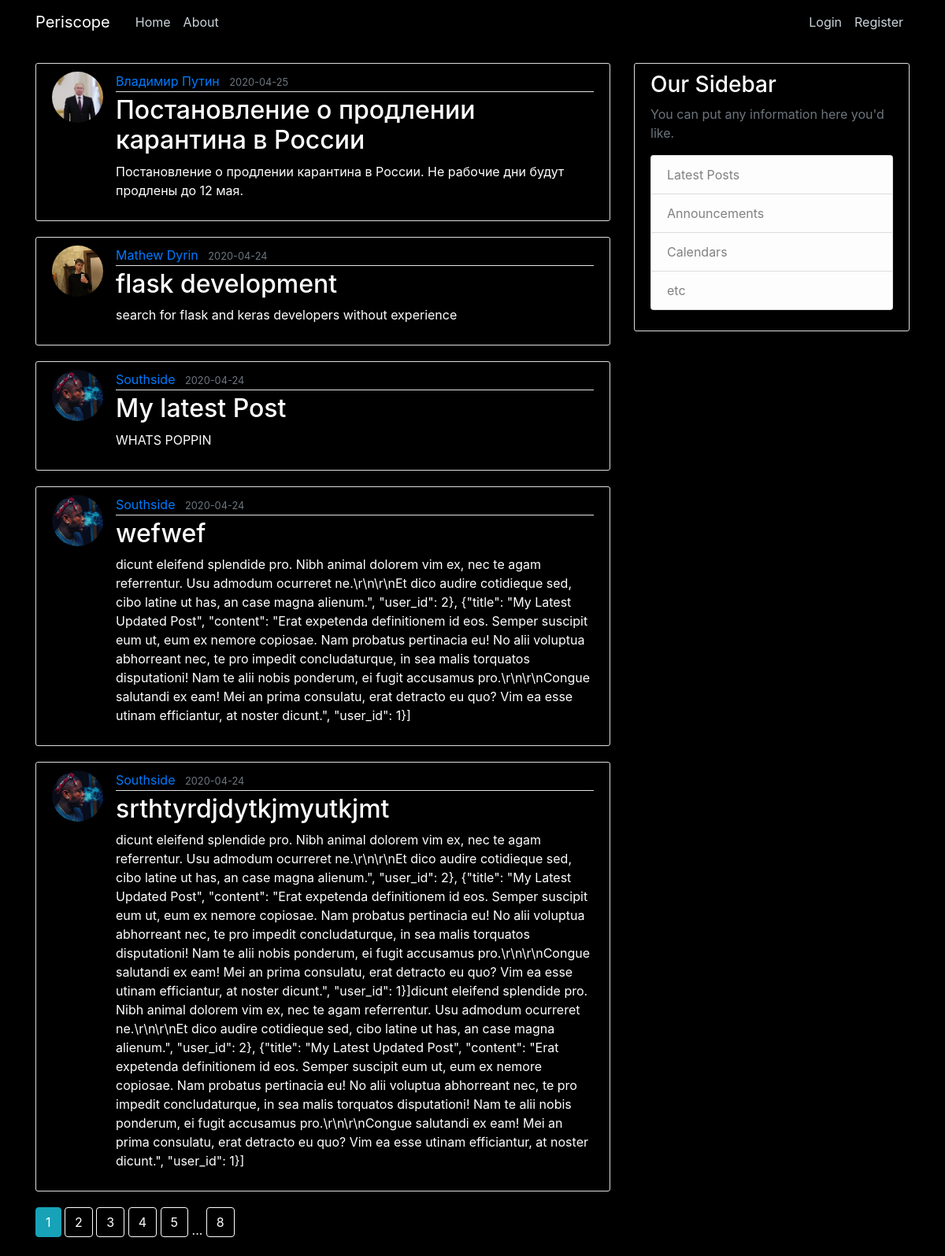
/home/, run on the app's committed database.
### flaskblog/models.py (models this page shows, shortened)
class PostModel(db.Model):
    __tablename__ = 'posts'
    id = db.Column(db.Integer, primary_key=True)
    title = db.Column(db.String(100), nullable=False)
    date_posted = db.Column(db.DateTime, nullable=False, default=datetime.utcnow())
    content = db.Column(db.Text, nullable=False)
    user_id = db.Column(db.Integer, db.ForeignKey('users.id'), nullable=False
                        )

class UserModel(db.Model, UserMixin):
    __tablename__ = 'users'
    id = db.Column(db.Integer, primary_key=True)
    username = db.Column(db.String(20), unique=True, nullable=False)
    email = db.Column(db.String(120), unique=True, nullable=False)
    image_file = db.Column(db.String(20), default='default.jpg')
    password = db.Column(db.String(60), nullable=False)
    posts = db.relationship('PostModel', backref='author', lazy=True)

### flaskblog/main/routes.py (the view)
@main.route('/')
@main.route('/home/')
def home():
    page = request.args.get('page', 1, type=int)
    posts = PostModel.query.order_by(PostModel.date_posted.desc()).paginate(per_page=5, page=page)
    return render_template('home.html', posts=posts)

### flaskblog/templates/home.html
{% extends "layout.html" %}
{% block content %}
    {% for post in posts.items %}
        <article class="media content-section">
            <img class="rounded-circle article-img" src="{{ url_for('static', filename='profile_pics/' + post.author.image_file) }}">
            <div class="media-body">
            <div class="article-metadata">
                <a class="mr-2" href="{{ url_for('users.user_post', username=post.author.username) }}">{{ post.author.username }}</a>
                <small class="text-muted">{{ post.date_posted.strftime('%Y-%m-%d') }}</small>
            </div>
            <h2><a class="article-title" href="{{ url_for('posts.post', post_id=post.id) }}">{{ post.title }}</a></h2>
            <p class="article-content">{{ post.content }}</p>
            </div>
        </article>
    {% endfor %}
    {% for page_num in posts.iter_pages(left_edge=1, right_edge=1, left_current=1, right_current=5) %}
        {% if page_num %}
            {% if posts.page == page_num %}
                    <a class="btn btn-info mb-4" href="{{ url_for('main.home', page=page_num) }}" >{{ page_num }}</a>
                {% else %}
                    <a style="color:white;  border-color: white;" class="btn btn-outline-info mb-4" href="{{ url_for('main.home', page=page_num) }}">{{ page_num }}</a>
                {% endif %}
        {% else %}
            ...
        {% endif %}
    {% endfor %}
{% endblock %}

### flaskblog/templates/layout.html (shortened to what this page needs)
<!DOCTYPE html>
<html lang="en">
<head>
    <link rel="stylesheet" href="https://stackpath.bootstrapcdn.com/bootstrap/4.4.1/css/bootstrap.min.css">
    <link rel="stylesheet" type="text/css" href="{{ url_for('static', filename='main.css') }}">
</head>
<body>
    <header class="site-header">
      <nav class="navbar navbar-expand-md navbar-dark bg-steel fixed-top">
        <div class="container">
          <a class="navbar-brand mr-4" href="{{ url_for('main.home') }}">Periscope</a>
          <div class="collapse navbar-collapse" id="navbarToggle">
            <div class="navbar-nav mr-auto">
              <a class="nav-item nav-link" href="{{ url_for('main.home') }}">Home</a>
              <a class="nav-item nav-link" href="{{ url_for('main.about') }}">About</a>
            </div>
            <div class="navbar-nav">
                {% if current_user.is_authenticated %}
                    <a class="nav-item nav-link" href="{{ url_for('posts.new_post') }}">New Post</a>
                    <a class="nav-item nav-link" href="{{ url_for('users.account') }}">Account</a>
                     <a class="nav-item nav-link" href="{{ url_for('users.logout') }}">Logout</a>
                {% else %}
                    <a class="nav-item nav-link" href="{{ url_for('users.login') }}">Login</a>
                    <a class="nav-item nav-link" href="{{ url_for('users.register') }}">Register</a>
                {% endif %}
            </div>
          </div>
        </div>
      </nav>
    </header>
    <main role="main" class="container">
      <div class="row">
        <div class="col-md-8">
            {% block content %}{% endblock %}
        </div>
        <div class="col-md-4">
          <div class="content-section">
            <h3>Our Sidebar</h3>
            <p class='text-muted'>You can put any information here you'd like.
              <ul class="list-group">
                <li class="list-group-item list-group-item-light">Latest Posts</li>
                <li class="list-group-item list-group-item-light">Announcements</li>
                <li class="list-group-item list-group-item-light">Calendars</li>
                <li class="list-group-item list-group-item-light">etc</li>
              </ul>
            </p>
          </div>
        </div>
      </div>
    </main>
</body>
</html>

### flaskblog/static/main.css (style rules this page uses)
body { background: black; color: white; margin-top: 5rem; }
h1, h2, h3, h4, h5, h6 { color: white; }
.bg-steel { background-color: black; }
.site-header .navbar-nav .nav-link { color: #cbd5db; }
.content-section { background: black; padding: 10px 20px; border: 1px solid #dddddd; border-radius: 3px; margin-bottom: 20px; }
.article-title { color: white; }
.article-content { white-space: pre-line; }
.article-img { height: 65px; width: 65px; margin-right: 16px; }
.article-metadata { padding-bottom: 1px; margin-bottom: 4px; border-bottom: 1px solid #e3e3e3 }

### data on the page
PostModel: image_file (picture), author.username "Владимир Путин", date_posted "2020-04-25", title "Постановление о продлении карантина в России", content "Постановление о продлении карантина в России. Не рабочие дни будут продлены до 12 мая."
PostModel: image_file (picture), author.username "Mathew Dyrin", date_posted "2020-04-24", title "flask development", content "search for flask and keras developers without experience"
PostModel: image_file (picture), author.username "Southside", date_posted "2020-04-24", title "My latest Post", content "WHATS POPPIN"
PostModel: image_file (picture), author.username "Southside", date_posted "2020-04-24", title "wefwef", content "dicunt eleifend splendide pro. Nibh animal dolorem vim ex, nec te agam referrentur. Usu admodum ocurreret ne.\\r\\n\\r\\nEt dico audire cotidieque sed, cibo latine ut has, an case magna alienum.\", \"user_id\": 2}, {\"title\": \"My Latest Updated Post\", \"content\": \"Erat expetenda definitionem id eos. Semper suscipit eum ut, eum ex nemore copiosae. Nam probatus pertinacia eu! No alii voluptua abhorreant nec, te pro impedit concludaturque, in sea malis torquatos disputationi! Nam te alii nobis ponderum, ei fugit accusamus pro.\\r\\n\\r\\nCongue salutandi ex eam! Mei an prima consulatu, erat detracto eu quo? Vim ea esse utinam efficiantur, at noster dicunt.\", \"user_id\": 1}]"
PostModel: image_file (picture), author.username "Southside", date_posted "2020-04-24", title "srthtyrdjdytkjmyutkjmt", content "dicunt eleifend splendide pro. Nibh animal dolorem vim ex, nec te agam referrentur. Usu admodum ocurreret ne.\\r\\n\\r\\nEt dico audire cotidieque sed, cibo latine ut has, an case magna alienum.\", \"user_id\": 2}, {\"title\": \"My Latest Updated Post\", \"content\": \"Erat expetenda definitionem id eos. Semper suscipit eum ut, eum ex nemore copiosae. Nam probatus pertinacia eu! No alii voluptua abhorreant nec, te pro impedit concludaturque, in sea malis torquatos disputationi! Nam te alii nobis ponderum, ei fugit accusamus pro.\\r\\n\\r\\nCongue salutandi ex eam! Mei an prima consulatu, erat detracto eu quo? Vim ea esse utinam efficiantur, at noster dicunt.\", \"user_id\": 1}]dicunt eleifend splendide pro.…"

### other printed values
{{ page_num }} "1"
{{ page_num }} "2" "3" "4" "5" "8"
